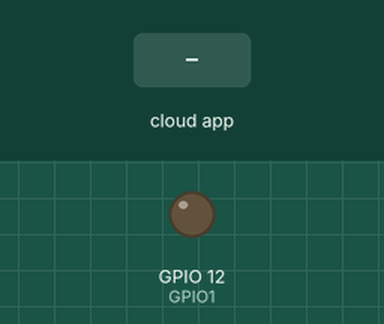
Bench run of a sketch on a simulated ESP8266 (NodeMCU). Shown: output pins drawn as LEDs (lit = HIGH). The inputs (shaded band) are chosen by the test bench. WiFi joins after 1.5 s; servers stay silent unless stated; what the sketch prints to the serial monitor is not drawn.

Above: at 3.1 s.
3.2 s: the phone or cloud app sets gpio1 to 1
At 4.0 s:
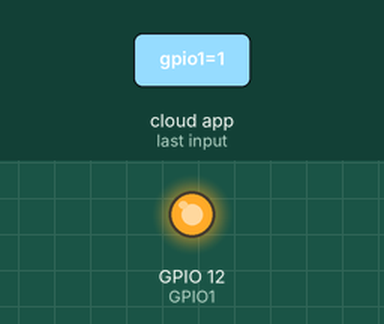
4.7 s: the phone or cloud app sets gpio1 to 0
At 5.1 s:
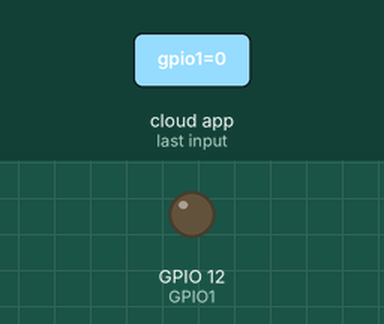
Timing chart, 0 to 7.7 s (numbered marks = the images above; inputs shaded):
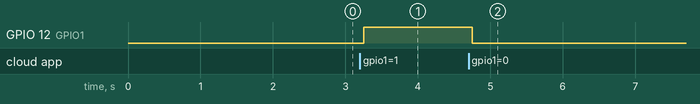

The sketch:

firebase_web_app_gpio_control_code.ino
```cpp
#define ENABLE_USER_AUTH
#define ENABLE_DATABASE

#include <Arduino.h>
// Include the correct WiFi header based on the board
#if defined(ESP32)
    #include <WiFi.h>
#elif defined(ESP8266)
    #include <ESP8266WiFi.h>
#endif

#include <Firebase_ESP_Client.h>
#include <addons/TokenHelper.h> // Provides the official tokenStatusCallback
// ArduinoJson is no longer strictly needed but kept for general Firebase use,
// though the JSON parsing logic is removed from streamCallback.
#include <ArduinoJson.h>

// --------------------- USER CONFIG ---------------------
// Defined as const char* in global scope for proper configuration access
const char* WIFI_SSID     = "BDU-Hostel2";
const char* WIFI_PASSWORD = "dhaka1213";

const char* WEB_API_KEY   = "AIzaSyBarD8sXgMkk264LDZtBM1yTzKOIPUp_tU";
const char* DATABASE_URL  = "https://led-control-6e138-default-rtdb.asia-southeast1.firebasedatabase.app";
const char* USER_EMAIL    = "masud.nil74@gmail.com";
const char* USER_PASS     = "123456";
// --------------------------------------------------------

// Firebase objects
FirebaseData fbdo;    // Realtime database object
FirebaseAuth auth;    // User authentication object
FirebaseConfig config;

// GPIO pins (Only GPIO1 is physically used for the LED)
const int GPIO1 = 12; // Your connected LED (GPIO 12)
const int GPIO2 = 13; // Unused
const int GPIO3 = 14; // Unused

// Forward declarations
void streamCallback(FirebaseStream data);
void streamTimeoutCallback(bool timeout);
// tokenStatusCallback is provided by TokenHelper.h

// Connect WiFi
void initWiFi() {
  WiFi.begin(WIFI_SSID, WIFI_PASSWORD);
  Serial.print("Connecting to WiFi");
  while (WiFi.status() != WL_CONNECTED) {
    delay(500);
    Serial.print('.');
  }
  Serial.println("\nWiFi Connected!");
  Serial.print("IP Address: ");
  Serial.println(WiFi.localIP());
}

void setup() {
  Serial.begin(115200);
  delay(300);

  // Setup GPIO pins - ONLY GPIO1 is initialized
  pinMode(GPIO1, OUTPUT);
  digitalWrite(GPIO1, LOW);

  initWiFi();

  // Firebase config
  config.api_key = WEB_API_KEY;
  config.database_url = DATABASE_URL;

  // Auth setup
  auth.user.email = USER_EMAIL;
  auth.user.password = USER_PASS;
  config.token_status_callback = tokenStatusCallback;

  // Initialize Firebase
  Firebase.begin(&config, &auth);
  Firebase.reconnectWiFi(true);

  // Start streaming ONLY from /gpio1 for reliable single-pin control
  if (!Firebase.RTDB.beginStream(&fbdo, "/gpio1")) { // <-- The fix for reliable control
    Serial.printf("Stream begin error, %s\n\n", fbdo.errorReason().c_str());
  }

  Firebase.RTDB.setStreamCallback(&fbdo, streamCallback, streamTimeoutCallback);

  Serial.println("Firebase streaming initialized...");
}

void loop() {
  // Nothing needed here, streaming is handled in background
}

// --------------------- STREAM CALLBACK (Simplified & Reliable) ---------------------
void streamCallback(FirebaseStream data) {
  Serial.println("----- Stream Update -----");
  Serial.printf("Event Type: %s\n", data.eventType().c_str());
  Serial.printf("Path: %s\n", data.streamPath().c_str());
  Serial.printf("Data: %s\n", data.stringData().c_str());

  // Since we are streaming only /gpio1, we can rely on the simple value.
  if (data.streamPath() == "/gpio1") {
      String value = data.stringData();
      int intValue = value.toInt();

      // Control the LED on GPIO1 (Pin 12)
      digitalWrite(GPIO1, intValue ? HIGH : LOW);
      Serial.printf("✅ GPIO1 (Pin 12) set to %s\n", intValue ? "HIGH" : "LOW");
  } else {
      Serial.println("Warning: Received data on unexpected path. Ignoring.");
  }

  Serial.println("GPIO Updated.");
  Serial.println("-------------------------");
}

void streamTimeoutCallback(bool timeout) {
  if (timeout) {
    Serial.println("Stream timeout, resuming...");
  }
}
```

Measured:
- after the input at 3.2 s, GPIO 12 (GPIO1): LOW → HIGH after 0.05 s
- after the input at 4.7 s, GPIO 12 (GPIO1): HIGH → LOW after 0.05 s
